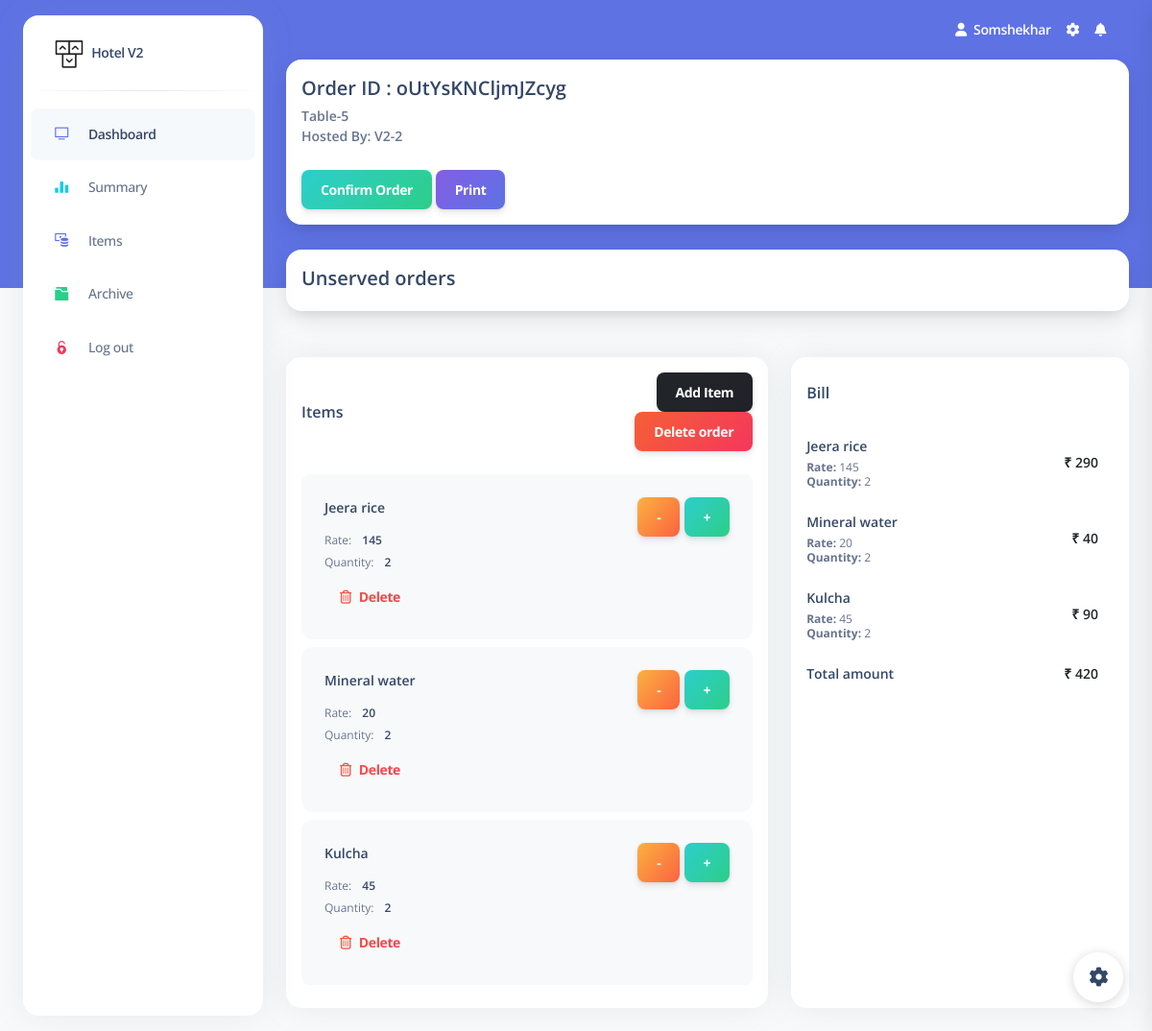
Page /order/oUtYsKNCljmJZcyg (signed in) on the committed database.
### app.py (models this page shows, shortened)
class user_details(db.Model, UserMixin):
    id = db.Column(db.Integer, unique=True, nullable=False, primary_key=True, autoincrement=True)
    name = db.Column(db.String(80), nullable=False)
    surname = db.Column(db.String(80))
    username = db.Column(db.String(80), unique=True, nullable=False)
    email = db.Column(db.String(120), unique=True)
    password = db.Column(db.String(80), nullable=False)
    phone = db.Column(db.Integer)
    role = db.Column(db.String(120), nullable=False)
    date_created = db.Column(db.DateTime, default=datetime.utcnow)

class tables(db.Model):
    table_id = db.Column(db.Integer, primary_key=True)
    name = db.Column(db.String(80), unique=True, nullable=False)
    status = db.Column(db.String(80), nullable=False)
    user = db.Column(db.String(120), db.ForeignKey('user_details.id'))
    order_id = db.Column(db.String(80))

class orders(db.Model):
    id = db.Column(db.Integer, primary_key=True)
    order_id = db.Column(db.String(80))
    item = db.Column(db.String(80), db.ForeignKey('items.item_id'), nullable=False)
    quantity = db.Column(db.String(80), nullable=False)
    total = db.Column(db.String(120), nullable=False)
    date = db.Column(db.DateTime, default=datetime.utcnow)
    table_no = db.Column(db.String(120), nullable=False)
    user = db.Column(db.String(120), db.ForeignKey('user_details.id'), nullable=False)

class items(db.Model):
    item_id = db.Column(db.Integer, unique=True, nullable=False, autoincrement=True, primary_key=True)
    name = db.Column(db.String(80), nullable=False)
    rate = db.Column(db.String(80), nullable=False)
    category = db.Column(db.String(120))
    sales = db.Column(db.String(120), nullable=False)

### app.py (the view)
    @app.route('/order/<order_id>', methods=['GET','POST'])
    @login_required
    def order(order_id):
        if current_user.role in ['1','2']:
            if request.method == 'GET':
                table = tables.query.filter_by(order_id=order_id).first()
                order = orders.query.filter_by(order_id=order_id).join(items, orders.item == items.item_id).add_columns(orders.id, items.name, items.rate, orders.quantity, orders.total).all()
                items_list = items.query.all()
                total_amount = orders.query.filter_by(order_id=order_id).with_entities(func.sum(orders.total)).scalar()
                unserved_orders = chef_orders.query.filter_by(order_id=order_id, sent=False).join(items, chef_orders.item == items.item_id).add_columns(items.name, chef_orders.quantity).all()
                data = {
                    'order_id': order_id,
                    'table': table,
                    'order': [order, len(order)],
                    'items_list': items_list,
                    'total_amount': 0 if total_amount == None else total_amount,
                    'unserved_orders': [unserved_orders, len(unserved_orders)]
                }
                return render_template('order.html', data=data)
        flash('You are not authorized to view this page')
        return redirect(url_for('dashboard'))

### app.py (called while the page is built)
@login_manager.user_loader
def user_loader(id):
    return user_details.query.get(id)

### templates/order.html (shortened to what this page needs)
{% extends 'base.html' %}
{% block content %}
   <div class="card shadow-lg mx-4 ">
      <div class="card-body p-3">
        <div class="row gx-4">
          <div class="col-auto my-auto">
            <div class="h-100">
              <h5 class="mb-1">
                Order ID : {{ data['order_id'] }}
              </h5>
              <p class="mb-0 font-weight-bold text-sm">
                {{ data['table'].name }}
              </p>
              <p class="mb-0 font-weight-bold text-sm">
                Hosted By: V2-{{ data['table'].user }}
              </p><br>
              <p class="mb-0 font-weight-bold text-sm">
                <a href="/order/{{ data['order_id'] }}/confirm" type="button" class="btn bg-gradient-success mb-0">
                    Confirm Order
                </a>
                  <a href="/order/{{ data['order_id'] }}/print" type="button" class="btn bg-gradient-primary mb-0" target="_blank">
                    Print
                </a>
              </p>
            </div>
          </div>
        </div>
      </div>
    </div>
<br>
    <div class="card shadow-lg mx-4 ">
      <div class="card-body p-3">
        <div class="row gx-4">
          <div class="col-auto my-auto">
            <div class="h-100">
                <h5 class="mb-1">
                Unserved orders
              </h5>
            </div>
          </div>
        </div>
      </div>
    </div>
<div class="container-fluid py-4">
   <div class="row">
        <div class="col-md-7 mt-4">
          <div class="card">
            <div class="card-header pb-0 p-3">
                  <div class="row">
                    <div class="col-6 d-flex align-items-center">
                      <h6 class="mb-0">Items</h6>
                    </div>
                    <div class="col-6 text-end">
                        <button type="button" class="btn bg-gradient-dark mb-0" data-bs-toggle="modal" data-bs-target="#exampleModal">
                          Add Item
                        </button>
                        <a class="btn bg-gradient-danger mb-0" href="/order/{{ data['order_id'] }}/delete_order">
                          Delete order
                        </a>
                    </div>
                  </div>
                </div>
            <div class="card-body pt-4 p-3">
              <ul class="list-group">
                {% if data['order'][1] > 0 %}
                    {% for item in data['order'][0] %}
                        <li class="list-group-item border-0 d-flex p-4 mb-2 bg-gray-100 border-radius-lg">
                      <div class="d-flex flex-column">
                        <h6 class="mb-3 text-sm">{{ item.name }}</h6>
                        <span class="mb-2 text-xs">Rate: <span class="text-dark font-weight-bold ms-sm-2">{{ item.rate }}</span></span>
                        <span class="mb-2 text-xs">Quantity: <span class="text-dark ms-sm-2 font-weight-bold">{{ item.quantity }}</span></span>
                          <a class="btn btn-link text-danger text-gradient px-3 mb-0" href="/order/{{ data['order_id'] }}/delete_item/{{ item.id }}"><i class="far fa-trash-alt me-2"></i>Delete</a>
                      </div>
                      <div class="ms-auto text-end">
                          <a class="btn bg-gradient-warning mb-0" href="/order/{{ data['order_id'] }}/subtract_quantity/{{ item.id }}">-</a>
                        <a class="btn bg-gradient-success mb-0" href="/order/{{ data['order_id'] }}/add_quantity/{{ item.id }}">+</a>
                      </div>
                    </li>
                    {% endfor %}
                {% else %}
                    <li class="list-group-item border-0 d-flex p-4 mb-2 bg-gray-100 border-radius-lg">
                      <div class="text-center d-flex flex-column">
                        <h6 class="mb-3 text-sm">No orders recieved yet</h6>
                      </div>
                    </li>
                {% endif %}
              </ul>
            </div>
          </div>
        </div>
        <div class="col-md-5 mt-4">
          <div class="card h-100 mb-4">
            <div class="card-header pb-0 px-3">
              <div class="row">
                <div class="col-md-6">
                  <h6 class="mb-0">Bill</h6>
                </div>
              </div>
            </div>
            <div class="card-body pt-4 p-3">
              <ul class="list-group">
                  {% if data['order'][1] > 0 %}
                    {% for item in data['order'][0] %}
                  <li class="list-group-item border-0 d-flex justify-content-between ps-0 mb-2 border-radius-lg">
                  <div class="d-flex align-items-center">
                    <div class="d-flex flex-column">
                      <h6 class="mb-1 text-dark text-sm">{{ item.name }}</h6>
                        <span class="text-xs"><strong>Rate:</strong> {{ item.rate }}<br><strong>Quantity:</strong> {{ item.quantity }}</span>
                    </div>
                  </div>
                  <div class="d-flex align-items-center text-dark text-gradient text-sm font-weight-bold">
                    ₹ {{  item.total }}
                  </div>
                </li>
                    {% endfor %}
                {% endif %}
              <li class="list-group-item border-0 d-flex justify-content-between ps-0 mb-2 border-radius-lg">
                  <div class="d-flex align-items-center">
                    <div class="d-flex flex-column">
                      <h6 class="mb-1 text-dark text-sm">Total amount</h6>
                    </div>
                  </div>
                  <div class="d-flex align-items-center text-dark text-gradient text-sm font-weight-bold">
                      <span class="mb-1 text-danger text-sm">₹ {{ data['total_amount'] }}</span>
                  </div>
                </li>
              </ul>
            </div>
          </div>
        </div>
      </div>
</div>
{% endblock %}

### templates/base.html (shortened to what this page needs)
<!DOCTYPE html>
<html lang="en">
<head>
  <link href="{{ url_for('static', filename='css/nucleo-icons.css') }}" rel="stylesheet" />
  <link href="{{ url_for('static', filename='css/nucleo-svg.css') }}" rel="stylesheet" />
<link rel="stylesheet" href="https://cdnjs.cloudflare.com/ajax/libs/selectize.js/0.12.6/css/selectize.bootstrap3.min.css" />
  <link href="{{ url_for('static', filename='css/nucleo-svg.css') }}" rel="stylesheet" />
  <link id="pagestyle" href="{{ url_for('static', filename='css/argon-dashboard.css') }}" rel="stylesheet" />
</head>
<body class="g-sidenav-show   bg-gray-100">
  <aside class="sidenav bg-white navbar navbar-vertical navbar-expand-xs border-0 border-radius-xl my-3 fixed-start ms-4 " id="sidenav-main">
    <div class="sidenav-header">
      <a class="navbar-brand m-0" href=" https://demos.creative-tim.com/argon-dashboard/pages/dashboard.html " target="_blank">
        <img src="{{ url_for('static', filename='img/logo-ct-dark.png') }}" class="navbar-brand-img h-100" alt="main_logo">
        <span class="ms-1 font-weight-bold">Hotel V2</span>
      </a>
    </div>
    <hr class="horizontal dark mt-0">
    <div class="collapse navbar-collapse  w-auto " id="sidenav-collapse-main">
      <ul class="navbar-nav">
        <li class="nav-item">
          <a class="nav-link active" href="/dashboard">
            <div class="icon icon-shape icon-sm border-radius-md text-center me-2 d-flex align-items-center justify-content-center">
              <i class="ni ni-tv-2 text-primary text-sm opacity-10"></i>
            </div>
            <span class="nav-link-text ms-1">Dashboard</span>
          </a>
        </li>
      <li class="nav-item">
          <a class="nav-link {% block summary %}{% endblock %}" href="/summary">
            <div class="icon icon-shape icon-sm border-radius-md text-center me-2 d-flex align-items-center justify-content-center">
              <i class="ni ni-chart-bar-32 text-info text-sm opacity-10"></i>
            </div>
            <span class="nav-link-text ms-1">Summary</span>
          </a>
        </li>
      <li class="nav-item">
          <a class="nav-link {% block items %}{% endblock %}" href="/items">
            <div class="icon icon-shape icon-sm border-radius-md text-center me-2 d-flex align-items-center justify-content-center">
              <i class="ni ni-money-coins text-primary text-sm opacity-10"></i>
            </div>
            <span class="nav-link-text ms-1">Items</span>
          </a>
        </li>
      <li class="nav-item">
          <a class="nav-link {% block archive %}{% endblock %}" href="/archive_item">
            <div class="icon icon-shape icon-sm border-radius-md text-center me-2 d-flex align-items-center justify-content-center">
              <i class="ni ni-folder-17 text-success text-sm opacity-10"></i>
            </div>
            <span class="nav-link-text ms-1">Archive</span>
          </a>
        </li>
      <li class="nav-item">
          <a class="nav-link " href="/logout">
            <div class="icon icon-shape icon-sm border-radius-md text-center me-2 d-flex align-items-center justify-content-center">
              <i class="ni ni-lock-circle-open text-danger text-sm opacity-10"></i>
            </div>
            <span class="nav-link-text ms-1">Log out</span>
          </a>
        </li>
      </ul>
    </div>
  </aside>
  <main class="main-content position-relative border-radius-lg ">
    <nav class="navbar navbar-main navbar-expand-lg px-0 mx-4 shadow-none border-radius-xl " id="navbarBlur" data-scroll="false">
      <div class="container-fluid py-1 px-3">
        <div class="collapse navbar-collapse mt-sm-0 mt-2 me-md-0 me-sm-4" id="navbar">
          <ul class="navbar-nav  justify-content-end">
            <li class="nav-item d-flex align-items-center">
              <a href="javascript:;" class="nav-link text-white font-weight-bold px-0">
                <i class="fa fa-user me-sm-1"></i>
                <span class="d-sm-inline d-none">{{ current_user.name }}</span>
              </a>
            </li>
            <li class="nav-item px-3 d-flex align-items-center">
              <a href="javascript:;" class="nav-link text-white p-0">
                <i class="fa fa-cog fixed-plugin-button-nav cursor-pointer"></i>
              </a>
            </li>
            <li class="nav-item dropdown pe-2 d-flex align-items-center">
              <a href="javascript:;" class="nav-link text-white p-0" id="dropdownMenuButton" data-bs-toggle="dropdown" aria-expanded="false">
                <i class="fa fa-bell cursor-pointer"></i>
              </a>
            </li>
          </ul>
        </div>
      </div>
    </nav>
    {% block content %}
    {% endblock %}
  </main>
  <div class="fixed-plugin">
    <a class="fixed-plugin-button text-dark position-fixed px-3 py-2">
      <i class="fa fa-cog py-2"> </i>
    </a>
  </div>
</body>
</html>

### static/css/nucleo-svg.css (style rules this page uses)
.icon { display: inline-block; color: #111111; height: 1em; width: 1em; }
.icon-sm { height: 0.8em; width: 0.8em; }
.icon { fill: currentColor; stroke: none; }

### rows in the picture
user_details: name "Somshekhar"
tables: table.name "Table-5", table.user "2"
orders: name "Jeera rice", rate "145", quantity "2", total "290"
orders: name "Mineral water", rate "20", quantity "2", total "40"
orders: name "Kulcha", rate "45", quantity "2", total "90"

### other values in the picture
{{ data['order_id'] }} "oUtYsKNCljmJZcyg"
{{ data['total_amount'] }} "420"
